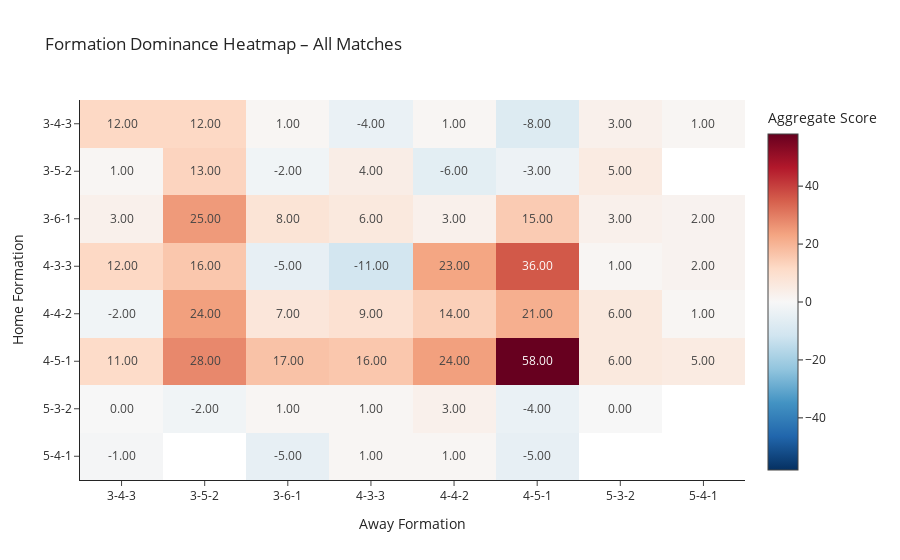

The notebook cell this image was saved under:
### Code cell
# ----------------------------------------------------------
# Dominance Matrix (Aggregate Score) – All Matches
# ----------------------------------------------------------

dom_mat = df_all.pivot_table(
    index="Home_Formation",
    columns="Away_Formation",
    values="Aggregate_Score",
    aggfunc="mean"
)

dom_mat.index = dom_mat.index.astype(str)
dom_mat.columns = dom_mat.columns.astype(str)

fig_dom = px.imshow(
    dom_mat,
    labels=dict(
        x="Away Formation",
        y="Home Formation",
        color="Aggregate Score"
    ),
    title="Formation Dominance Heatmap – All Matches",
    color_continuous_midpoint=0,
    color_continuous_scale="RdBu_r",
    aspect="auto",
    text_auto=".2f"
)

fig_dom.update_layout(template="simple_white")
fig_dom.show()
fig_dom.write_image("fig_heatmap_dominance.png", scale=2)

### Figure 1 — Plotly figure (JSON) as saved in the notebook; plotly's stock layout.template omitted (floating-point values rounded to 4 significant figures)
{"data": [{"coloraxis": "coloraxis", "hovertemplate": "Away Formation: %{x}<br>Home Formation: %{y}<br>Aggregate Score: %{z}<extra></extra>", "name": "0", "texttemplate": "%{z:.2f}", "type": "heatmap", "x": ["3-4-3", "3-5-2", "3-6-1", "4-3-3", "4-4-2", "4-5-1", "5-3-2", "5-4-1"], "xaxis": "x", "y": ["3-4-3", "3-5-2", "3-6-1", "4-3-3", "4-4-2", "4-5-1", "5-3-2", "5-4-1"], "yaxis": "y", "z": [[12.0, 12.0, 1.0, -4.0, 1.0, -8.0, 3.0, 1.0], [1.0, 13.0, -2.0, 4.0, -6.0, -3.0, 5.0, NaN], [3.0, 25.0, 8.0, 6.0, 3.0, 15.0, 3.0, 2.0], [12.0, 16.0, -5.0, -11.0, 23.0, 36.0, 1.0, 2.0], [-2.0, 24.0, 7.0, 9.0, 14.0, 21.0, 6.0, 1.0], [11.0, 28.0, 17.0, 16.0, 24.0, 58.0, 6.0, 5.0], [0.0, -2.0, 1.0, 1.0, 3.0, -4.0, 0.0, NaN], [-1.0, NaN, -5.0, 1.0, 1.0, -5.0, NaN, NaN]]}], "layout": {"coloraxis": {"cmid": 0, "colorbar": {"title": {"text": "Aggregate Score"}}, "colorscale": [[0, "rgb(5,48,97)"], [0.1, "rgb(33,102,172)"], [0.2, "rgb(67,147,195)"], [0.3, "rgb(146,197,222)"], [0.4, "rgb(209,229,240)"], [0.5, "rgb(247,247,247)"], [0.6, "rgb(253,219,199)"], [0.7, "rgb(244,165,130)"], [0.8, "rgb(214,96,77)"], [0.9, "rgb(178,24,43)"], [1, "rgb(103,0,31)"]]}, "title": {"text": "Formation Dominance Heatmap – All Matches"}, "xaxis": {"anchor": "y", "domain": [0, 1], "title": {"text": "Away Formation"}}, "yaxis": {"anchor": "x", "autorange": "reversed", "domain": [0, 1], "title": {"text": "Home Formation"}}}}
